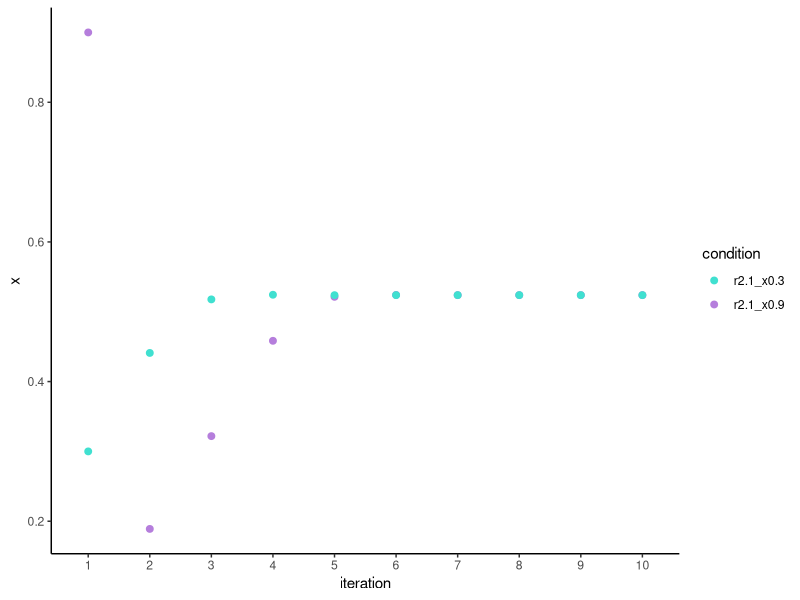
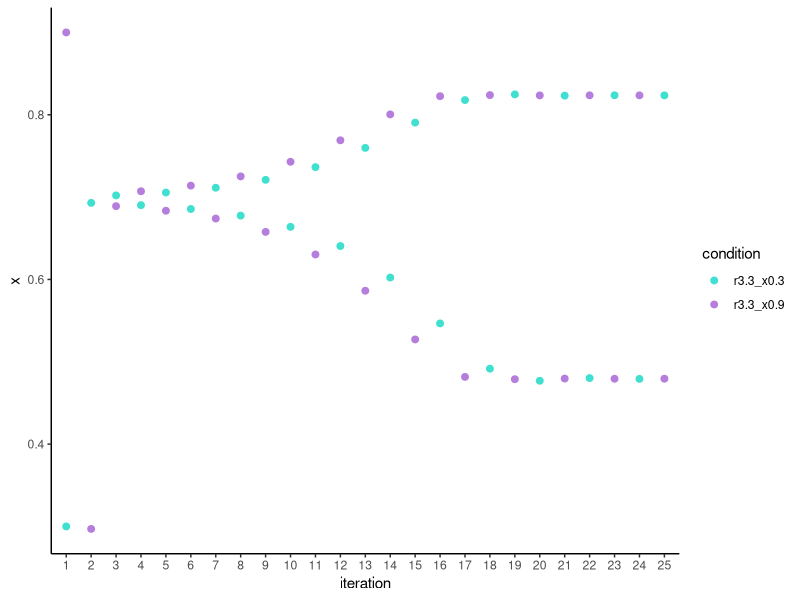
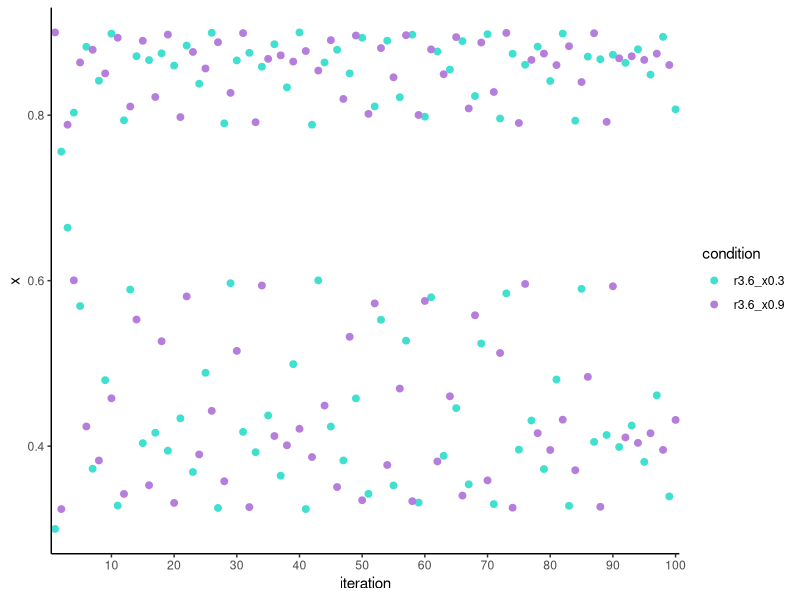
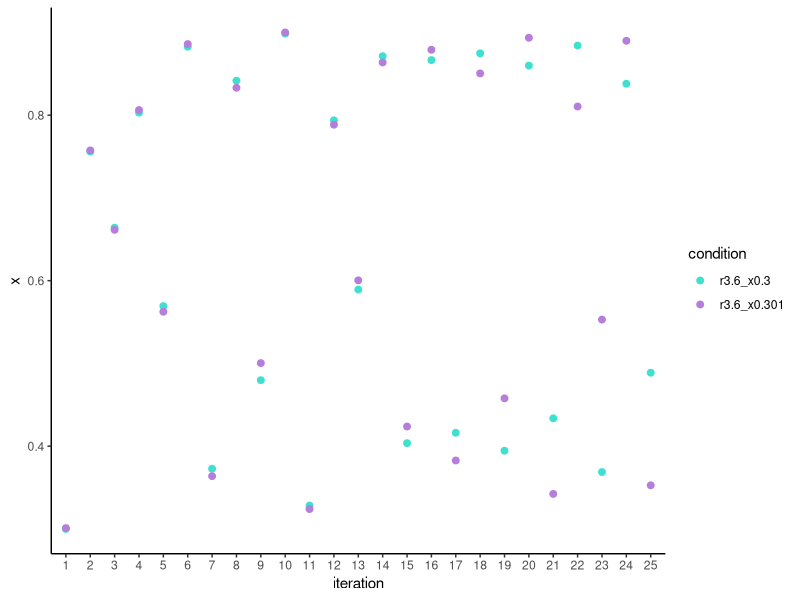
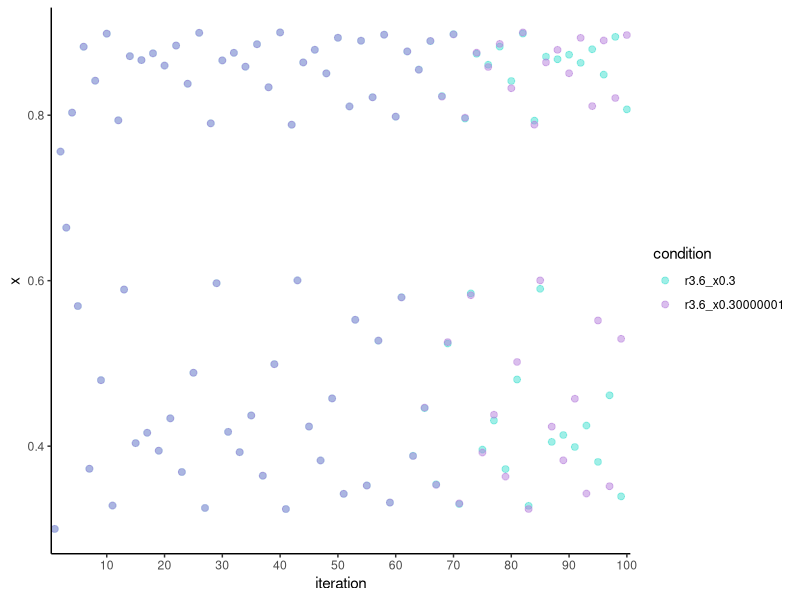

Here is the R script that generated these plots, in order:
library(tidyverse)

logistic <- function(x, r) {
  r * x * (1 - x)
}


gen_trajectory <- function(n_it, x0, r) {
  res <- vector(length = n_it, mode = "numeric")
  x <- x0
  res[1] <- x0
  for (i in 2:n_it) {
    x <- logistic(x, r)
    res[i] <- x
  }
  res
}

n_it <- 100

df <- data.frame(
  r2.1_x0.3 = gen_trajectory(n_it, 0.3, 2.1),
  r2.1_x0.9 = gen_trajectory(n_it, 0.9, 2.1),
  r3.3_x0.3 = gen_trajectory(n_it, 0.3, 3.3),
  r3.3_x0.9 = gen_trajectory(n_it, 0.9, 3.3),
  r3.6_x0.3 = gen_trajectory(n_it, 0.3, 3.6),
  r3.6_x0.9 = gen_trajectory(n_it, 0.9, 3.6),
  r3.6_x0.301 = gen_trajectory(n_it, 0.301, 3.6),
  r3.6_x0.30000001 = gen_trajectory(n_it,
                                    0.30000001,
                                    3.6)) %>%
  add_column(iteration = factor(1:n_it))


df

df %>%
  slice(1:10) %>%
  select(iteration, r2.1_x0.9, r2.1_x0.3) %>%
  gather("condition", "x", -iteration) %>%
  ggplot(
    aes(
      iteration,
      x,
      color = condition)) +
  geom_point(size = 2) +
  theme_classic() +
  scale_color_manual(values = c("#40E0D0", "#B57EDC"))



df %>%
  slice(1:25) %>%
  select(iteration, r3.3_x0.9, r3.3_x0.3) %>%
  gather("condition", "x",-iteration) %>%
  ggplot(
    aes(
      iteration,
      x,
      color = condition)) +geom_point(size = 2) +
  theme_classic() +scale_color_manual(
    values = c(
      "#40E0D0",
      "#B57EDC"))


df %>%
  slice(1:100) %>%
  select(iteration, r3.6_x0.3, r3.6_x0.9) %>%
  gather("condition", "x",-iteration) %>%
  ggplot(
    aes(
      iteration,
      x,
      color = condition)) +geom_point(size = 2) +
  theme_classic() +scale_color_manual(
    values = c(
      "#40E0D0",
      "#B57EDC")) +scale_x_discrete(
        breaks = seq(
          0,
          100,
          10))


df %>%
  slice(1:25) %>%
  select(iteration, r3.6_x0.3, r3.6_x0.301) %>%
  gather("condition", "x",-iteration) %>%
  ggplot(
    aes(
      iteration,
      x,
      color = condition)) +geom_point(size = 2) +
  theme_classic() +scale_color_manual(
    values = c(
      "#40E0D0",
      "#B57EDC"))


df %>%
  slice(1:100) %>%
  select(iteration, r3.6_x0.3, r3.6_x0.30000001) %>%
  gather("condition", "x",-iteration) %>%
  ggplot(
    aes(
      iteration,
      x,
      color = condition)) +geom_point(size = 2, alpha = 0.5) +
  theme_classic() +scale_color_manual(
    values = c(
      "#40E0D0",
      "#B57EDC")) +scale_x_discrete(breaks = seq(0, 100, 10))
